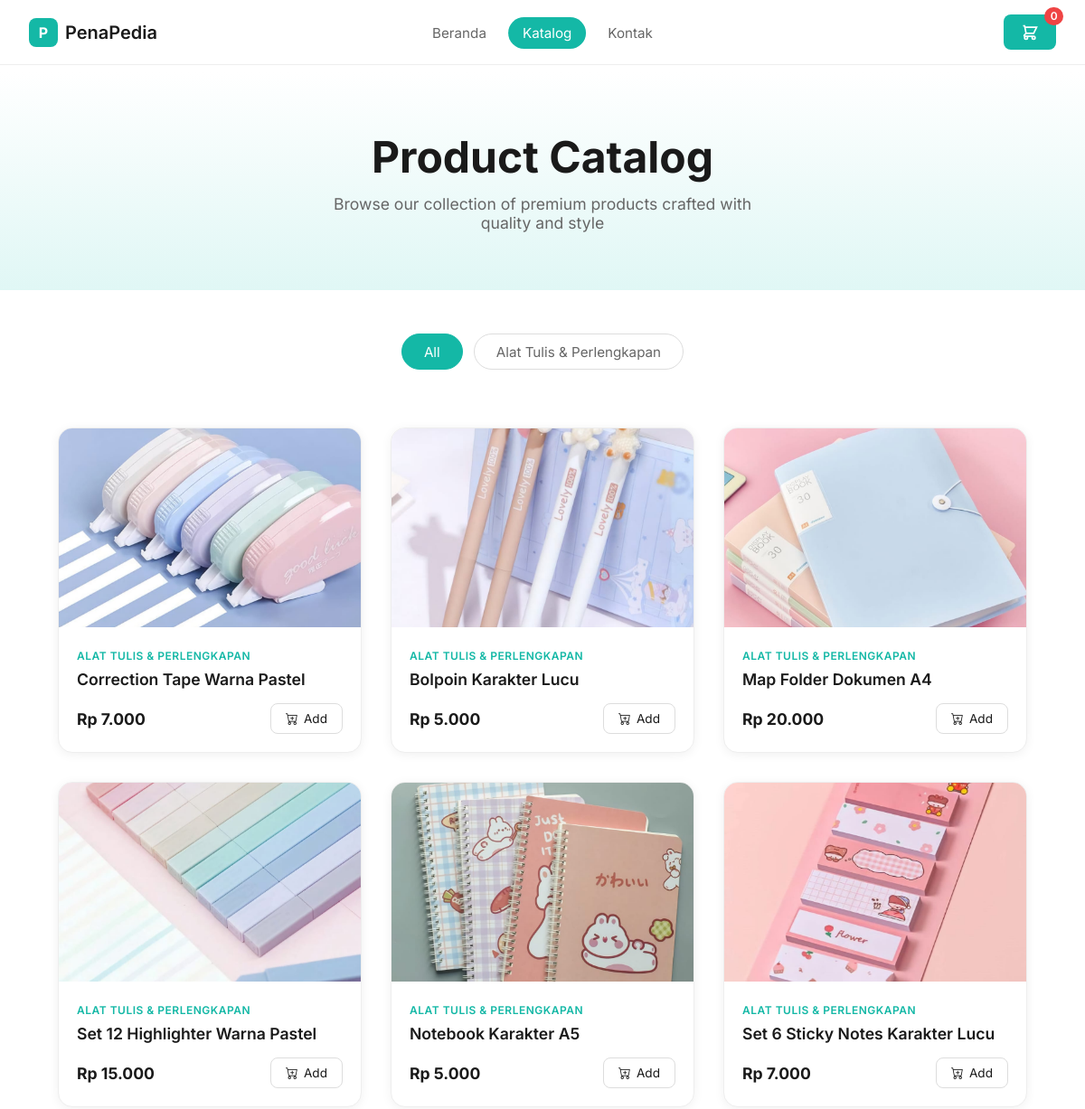
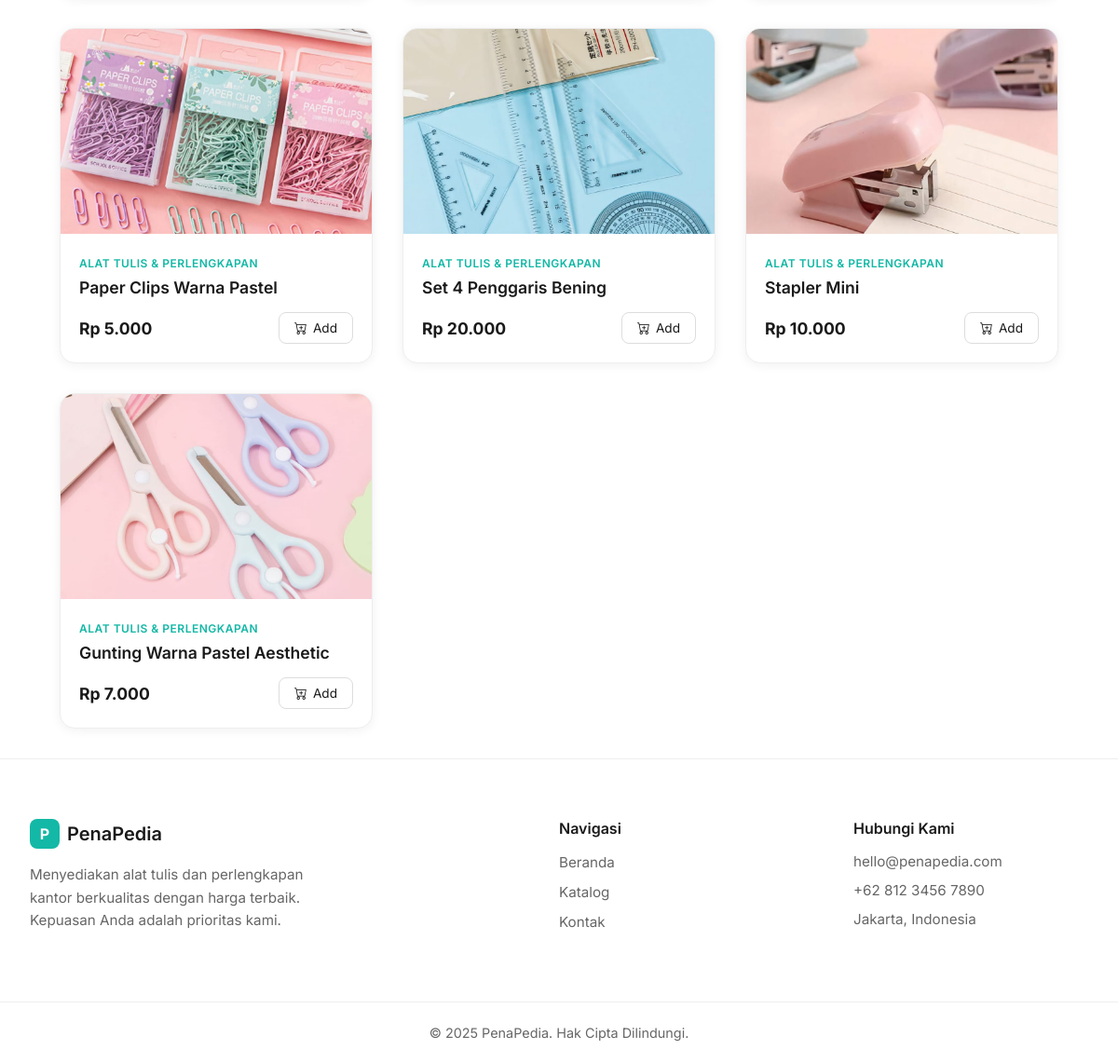
Page /catalogue on the committed database (2 pictures, top to bottom).
### tables this page shows
CREATE TABLE IF NOT EXISTS `products` (
  `id` INT NOT NULL AUTO_INCREMENT,
  `category_id` INT NOT NULL,
  `name` VARCHAR(255) NOT NULL,
  `slug` VARCHAR(255) NOT NULL UNIQUE,
  `short_description` VARCHAR(512),
  `description` TEXT,
  `price` DECIMAL(10,2) NOT NULL,
  `sku` VARCHAR(100) UNIQUE,
  `status` VARCHAR(50) DEFAULT 'active',
  `created_at` DATETIME DEFAULT CURRENT_TIMESTAMP,
  `updated_at` DATETIME DEFAULT CURRENT_TIMESTAMP ON UPDATE CURRENT_TIMESTAMP,
  PRIMARY KEY (`id`),
  KEY `idx_category` (`category_id`),
  KEY `idx_slug` (`slug`),
  KEY `idx_status` (`status`),
  FOREIGN KEY (`category_id`) REFERENCES `categories`(`id`) ON DELETE CASCADE
);

CREATE TABLE IF NOT EXISTS `categories` (
  `id` INT NOT NULL AUTO_INCREMENT,
  `name` VARCHAR(255) NOT NULL,
  `slug` VARCHAR(255) NOT NULL UNIQUE,
  `description` TEXT,
  `parent_id` INT DEFAULT NULL,
  `created_at` DATETIME DEFAULT CURRENT_TIMESTAMP,
  PRIMARY KEY (`id`),
  KEY `idx_slug` (`slug`),
  KEY `idx_parent` (`parent_id`)
);

### app/core/View.php (called while the page is built, shortened)
<?php
class View {
    public static function render(string $viewPath, array $data = []) {
        $viewFile = __DIR__ . '/../../app/views/' . $viewPath . '.php';
        extract($data);
        include $viewFile;
        include __DIR__ . '/../../app/views/layout.php';
    }
}
?>

### app/controllers/CatalogueController.php (called while the page is built, shortened)
<?php
class CatalogueController {
    public function index() {
        try {
            $model = new CatalogueModel();
            $items = $model->getItems();
            $categories = $model->getCategories();
            View::render('catalogue/index', [
                'items' => $items,
                'categories' => $categories
            ]);
        } catch (\Exception $e) {
            echo "<div style='padding: 2rem; max-width: 800px; margin: 2rem auto; background: #ffe5e5; border-left: 4px solid #ef4444; border-radius: 8px;'>";
            echo "<h2>Database Error</h2>";
            echo "<p><strong>Error:</strong> " . htmlspecialchars($e->getMessage()) . "</p>";
            echo "<p><strong>File:</strong> " . $e->getFile() . " (Line " . $e->getLine() . ")</p>";
            echo "<hr>";
            echo "<h3>Troubleshooting Steps:</h3>";
            echo "<ol>";
            echo "<li>Check if database is imported: <a href='/test_db.php'>Test Database Connection</a></li>";
            echo "<li>Verify credentials in <code>config/config.php</code></li>";
            echo "<li>Ensure MySQL service is running</li>";
            echo "</ol>";
            echo "</div>";
            exit;
        }
    }
}
?>

### index.php (called while the page is built, shortened)
<?php
require __DIR__ . '/config/config.php';
$router = new Router();
$router->add('GET', '/', 'HomeController@index');
$router->add('GET', '/catalogue', 'CatalogueController@index');
$router->add('GET', '/contact', 'ContactController@index');
$router->add('POST', '/contact', 'ContactController@index');
$router->add('GET', '/cart', 'CartController@index');
$router->add('POST', '/api/cart/add', 'CartController@add');
$router->add('POST', '/api/cart/remove', 'CartController@remove');
$router->add('POST', '/api/cart/update', 'CartController@update');
$router->add('POST', '/api/cart/clear', 'CartController@apiClear');
$router->add('POST', '/cart/clear', 'CartController@clear');
$router->add('GET', '/cart/clear', 'CartController@clear');
$router->dispatch();
?>

### config/config.php (called while the page is built, shortened)
<?php
spl_autoload_register(function ($class) {
    $class = ltrim($class, '\\');
    $baseDir = __DIR__ . '/../app/';
    $prefixes = [
        'App\\Controllers\\' => 'controllers/',
        'App\\Models\\'      => 'models/',
        'Core\\'               => 'core/',
    ];
    foreach ($prefixes as $prefix => $dir) {
        if (strpos($class, $prefix) === 0) {
            $relative = substr($class, strlen($prefix));
            $file = $baseDir . $dir . str_replace('\\', '/', $relative) . '.php';
            if (file_exists($file)) {
                return;
            }
        }
    }
});
?>

### app/core/Database.php (called while the page is built, shortened)
<?php
class Database {
    private static $instance = null;
    private $connection;
    private function __construct() {
        try {
            $this->connection = new PDO(
                "mysql:host=" . DB_HOST . ";dbname=" . DB_NAME . ";charset=utf8mb4",
                DB_USER,
                DB_PASS,
                [
                    PDO::ATTR_ERRMODE => PDO::ERRMODE_EXCEPTION,
                    PDO::ATTR_DEFAULT_FETCH_MODE => PDO::FETCH_ASSOC,
                    PDO::ATTR_EMULATE_PREPARES => false
                ]
            );
        } catch (PDOException $e) {
            die("Database connection failed: " . $e->getMessage() . " (Host: " . DB_HOST . ", Port: " . DB_PORT . ")");
        }
    }
    public static function getInstance() {
        if (self::$instance === null) {
            self::$instance = new self();
        }
        return self::$instance;
    }
    public function getConnection() {
        return $this->connection;
    }
}
?>

### app/models/CatalogueModel.php (called while the page is built, shortened)
<?php
class CatalogueModel {
    private $db;
    public function __construct() {
        $this->db = Database::getInstance()->getConnection();
    }
    public function getItems(): array {
        $sql = "SELECT
                    p.id,
                    p.name AS title,
                    p.short_description AS description,
                    c.name AS category,
                    p.price,
                    COALESCE(pi.image_url, 'https://via.placeholder.com/400x300') AS image
                FROM products p
                LEFT JOIN categories c ON p.category_id = c.id
                LEFT JOIN product_images pi ON p.id = pi.product_id
                WHERE p.status IN ('active', 'published')
                ORDER BY p.created_at DESC";
        $stmt = $this->db->query($sql);
        return $stmt->fetchAll();
    }
    public function getCategories(): array {
        $categories = ['All'];
        $sql = "SELECT DISTINCT c.name
                FROM categories c
                INNER JOIN products p ON c.id = p.category_id
                WHERE p.status IN ('active', 'published')
                ORDER BY c.name";
        $stmt = $this->db->query($sql);
        $dbCategories = $stmt->fetchAll(PDO::FETCH_COLUMN);
        return array_merge($categories, $dbCategories);
    }
}
?>

### app/views/catalogue/index.php (the view, shortened to what this page needs)
<section class="catalog-hero">
    <div class="container">
        <h1>Product Catalog</h1>
        <p>Browse our collection of premium products crafted with quality and style</p>
    </div>
</section>
<section class="category-filter">
    <div class="container">
        <div class="filter-buttons">
            <?php foreach ($categories as $index => $cat): ?>
            <button class="filter-btn <?= $index === 0 ? 'active' : '' ?>" data-category="<?= htmlspecialchars($cat) ?>">
                <?= htmlspecialchars($cat) ?>
            </button>
            <?php endforeach; ?>
        </div>
    </div>
</section>
<section class="products-section">
    <div class="container">
        <?php if (empty($items)): ?>
            <div class="empty-state" style="text-align: center; padding: 4rem 2rem; background: #fff; border-radius: 16px; margin: 2rem 0;">
                <h2 style="color: #1a1a1a; margin-bottom: 1rem;">No Products Found</h2>
                <p style="color: #666; margin-bottom: 2rem;">There are currently no products in the database.</p>
                <div style="background: #f8fafa; padding: 1.5rem; border-radius: 8px; text-align: left; max-width: 600px; margin: 0 auto;">
                    <h3 style="color: #1a1a1a; margin-bottom: 0.5rem;">Debug Information:</h3>
                    <p><strong>Items count:</strong> <?= count($items) ?></p>
                    <p><strong>Categories count:</strong> <?= count($categories ?? []) ?></p>
                    <hr style="margin: 1rem 0;">
                    <p>Check: <a href="/test_db.php" style="color: #14B8A6;">Database Connection Test</a></p>
                </div>
            </div>
        <?php else: ?>
            <div class="products-grid">
                <?php foreach ($items as $item): ?>
                <div class="product-card" data-category="<?= htmlspecialchars($item['category']) ?>">
                    <div class="product-image">
                        <img src="<?= htmlspecialchars($item['image']) ?>">
                    </div>
                    <div class="product-info">
                        <span class="product-category"><?= strtoupper(htmlspecialchars($item['category'])) ?></span>
                        <h3 class="product-title"><?= htmlspecialchars($item['title']) ?></h3>
                        <div class="product-footer">
                            <span class="product-price">Rp <?= number_format($item['price'], 0, ',', '.') ?></span>
                            <button class="btn-add" onclick="openProductModal(
                                <?= $item['id'] ?>,
                                '<?= addslashes($item['title']) ?>',
                                '<?= addslashes($item['category']) ?>',
                                <?= $item['price'] ?>,
                                '<?= addslashes($item['image']) ?>'
                            )">
                                <i class="bi bi-cart-plus"></i> Add
                            </button>
                        </div>
                    </div>
                </div>
                <?php endforeach; ?>
            </div>
        <?php endif; ?>
    </div>
</section>

### app/core/Router.php (shortened to what this page needs)
<?php
class Router {
    private $routes = [];
    public function add($method, $path, $handler) {
        $this->routes[] = [$method, $path, $handler];
    }
    public function dispatch() {
        $requestUri = parse_url($_SERVER['REQUEST_URI'], PHP_URL_PATH);
        $requestUri = preg_replace('#/+#', '/', $requestUri);
        foreach ($this->routes as $route) {
            list($method, $path, $handler) = $route;
            $pattern = '#^' . preg_replace('#\\{[^/]+\\}#', '([^/]+)', $path) . '$#';
            if (preg_match($pattern, $requestUri, $matches)) {
                array_shift($matches);
                list($controller, $action) = explode('@', $handler);
                $controller = '\\App\\Controllers\\' . $controller;
                $instance = new $controller();
                call_user_func_array([$instance, $action], $matches);
                return;
            }
        }
    }
}

### rows in the picture
products: shows a picture, category.name "ALAT TULIS & PERLENGKAPAN", name "Correction Tape Warna Pastel", price "7.000"
products: shows a picture, category.name "ALAT TULIS & PERLENGKAPAN", name "Bolpoin Karakter Lucu", price "5.000"
products: shows a picture, category.name "ALAT TULIS & PERLENGKAPAN", name "Map Folder Dokumen A4", price "20.000"
products: shows a picture, category.name "ALAT TULIS & PERLENGKAPAN", name "Set 12 Highlighter Warna Pastel", price "15.000"
products: shows a picture, category.name "ALAT TULIS & PERLENGKAPAN", name "Notebook Karakter A5", price "5.000"
products: shows a picture, category.name "ALAT TULIS & PERLENGKAPAN", name "Set 6 Sticky Notes Karakter Lucu", price "7.000"
products: shows a picture, category.name "ALAT TULIS & PERLENGKAPAN", name "Paper Clips Warna Pastel", price "5.000"
products: shows a picture, category.name "ALAT TULIS & PERLENGKAPAN", name "Set 4 Penggaris Bening", price "20.000"
products: shows a picture, category.name "ALAT TULIS & PERLENGKAPAN", name "Stapler Mini", price "10.000"
products: shows a picture, category.name "ALAT TULIS & PERLENGKAPAN", name "Gunting Warna Pastel Aesthetic", price "7.000"

### other values in the picture
$cat "All"
$cat "Alat Tulis & Perlengkapan"
